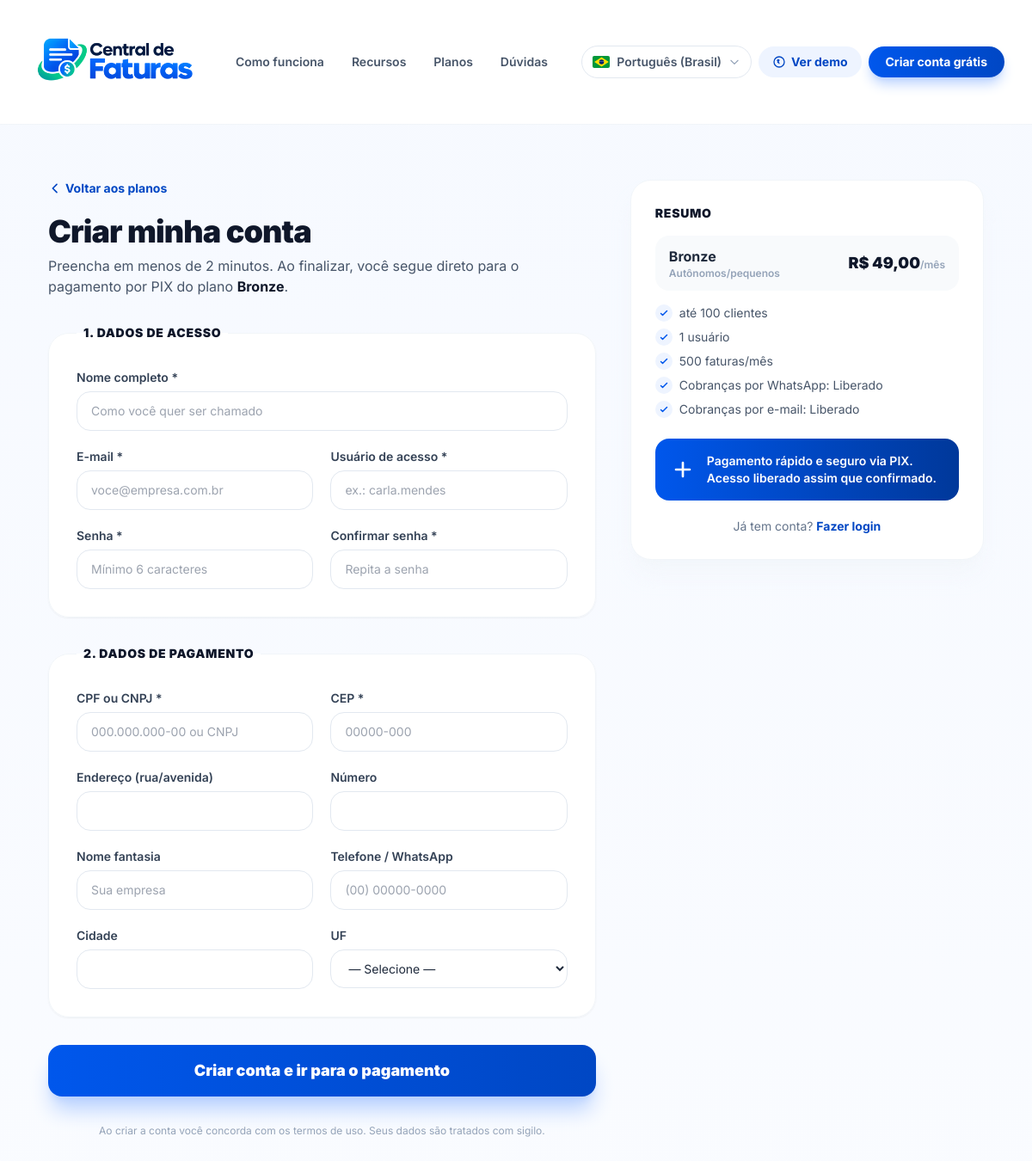
Screenshot of /cadastro.php?plano=1 with the database file from the repository.
### tables this page shows
CREATE TABLE `planos` (
  `id` int(11) NOT NULL AUTO_INCREMENT,
  `nome` varchar(50) NOT NULL,
  `slug` varchar(50) NOT NULL,
  `preco` decimal(10,2) DEFAULT 0.00,
  `descricao` varchar(500) DEFAULT NULL,
  `beneficios` text DEFAULT NULL,
  `max_clientes` int(11) DEFAULT NULL,
  `max_usuarios` int(11) DEFAULT NULL,
  `max_faturas_mensais` int(11) DEFAULT NULL,
  `whatsapp_cobranca` tinyint(1) DEFAULT 1,
  `email_cobranca` tinyint(1) DEFAULT 1,
  `cor` varchar(20) DEFAULT 'secondary',
  `icon` varchar(100) DEFAULT NULL,
  `ativo` tinyint(1) DEFAULT 1,
  `ordem` int(11) DEFAULT 0,
  `criado_em` timestamp NOT NULL DEFAULT current_timestamp(),
  PRIMARY KEY (`id`),
  UNIQUE KEY `slug` (`slug`)
);

### cadastro.php (the view, shortened to what this page needs)
<?php
require_once __DIR__ . '/_site.php';
$pdo = getConnection();
$p = ['id' => 0, 'nome' => '', 'preco' => '0', 'descricao' => ''];
$planoId = (int)($_POST['plano'] ?? $_GET['plano'] ?? 0);
if ($planoId > 0 && $pdo) {
    $stmt = $pdo->prepare("SELECT * FROM planos WHERE id = ? AND ativo = 1 AND slug <> 'demo'");
    $stmt->execute([$planoId]);
    $p = $stmt->fetch() ?: $p;
}
?>
<section class="py-16 min-h-screen bg-gradient-to-b from-brand-50/50 to-white">
    <div class="max-w-6xl mx-auto px-4 sm:px-6 lg:px-8 grid grid-cols-1 lg:grid-cols-5 gap-10">
        <div class="lg:col-span-3">
            <a href="<?= siteAsset('/planos.php') ?>" class="inline-flex items-center gap-1 text-sm font-bold text-brand-700 hover:text-brand-800">
                <svg class="w-4 h-4" fill="none" viewBox="0 0 24 24" stroke="currentColor" stroke-width="2.5"><path stroke-linecap="round" stroke-linejoin="round" d="M15 19l-7-7 7-7"/></svg>
                <?= siteT('cad_voltar') ?>
            </a>
            <h1 class="mt-4 text-3xl sm:text-4xl font-black text-slate-900 tracking-tight"><?= siteT('cad_titulo') ?></h1>
            <p class="mt-2 text-slate-600"><?= siteT('cad_sub1') ?> <strong class="text-slate-900"><?= htmlspecialchars($p['nome']) ?></strong>.</p>
            <form method="post" class="mt-8 space-y-8">
                <fieldset class="rounded-3xl border border-slate-100 bg-white p-6 sm:p-8 shadow-sm">
                    <legend class="px-2 text-sm font-black text-slate-900 uppercase tracking-wider"><?= siteT('cad_passo1') ?></legend>
                    <div class="grid grid-cols-1 sm:grid-cols-2 gap-5">
                        <div class="sm:col-span-2">
                            <label class="block text-sm font-semibold text-slate-700"><?= siteT('cad_nome') ?></label>
                            <input name="nome" value="<?= htmlspecialchars($d['nome'] ?? '') ?>" required
                                   class="mt-1.5 w-full rounded-2xl border border-slate-200 px-4 py-3 text-sm focus:border-brand-500 focus:ring-2 focus:ring-brand-100 outline-none transition" placeholder="<?= siteT('cad_nome_ph') ?>">
                        </div>
                        <div>
                            <label class="block text-sm font-semibold text-slate-700"><?= siteT('cad_email') ?></label>
                            <input type="email" name="email" value="<?= htmlspecialchars($d['email'] ?? '') ?>" required
                                   class="mt-1.5 w-full rounded-2xl border border-slate-200 px-4 py-3 text-sm focus:border-brand-500 focus:ring-2 focus:ring-brand-100 outline-none transition" placeholder="<?= siteT('cad_email_ph') ?>">
                        </div>
                        <div>
                            <label class="block text-sm font-semibold text-slate-700"><?= siteT('cad_usuario') ?></label>
                            <input name="usuario" value="<?= htmlspecialchars($d['usuario'] ?? '') ?>" required
                                   class="mt-1.5 w-full rounded-2xl border border-slate-200 px-4 py-3 text-sm focus:border-brand-500 focus:ring-2 focus:ring-brand-100 outline-none transition" placeholder="<?= siteT('cad_usuario_ph') ?>">
                        </div>
                        <div>
                            <label class="block text-sm font-semibold text-slate-700"><?= siteT('cad_senha') ?></label>
                            <input type="password" name="senha" required minlength="6"
                                   class="mt-1.5 w-full rounded-2xl border border-slate-200 px-4 py-3 text-sm focus:border-brand-500 focus:ring-2 focus:ring-brand-100 outline-none transition" placeholder="<?= siteT('cad_senha_ph') ?>">
                        </div>
                        <div>
                            <label class="block text-sm font-semibold text-slate-700"><?= siteT('cad_confirma') ?></label>
                            <input type="password" name="confirma_senha" required minlength="6"
                                   class="mt-1.5 w-full rounded-2xl border border-slate-200 px-4 py-3 text-sm focus:border-brand-500 focus:ring-2 focus:ring-brand-100 outline-none transition" placeholder="<?= siteT('cad_confirma_ph') ?>">
                        </div>
                    </div>
                </fieldset>
                <fieldset class="rounded-3xl border border-slate-100 bg-white p-6 sm:p-8 shadow-sm">
                    <legend class="px-2 text-sm font-black text-slate-900 uppercase tracking-wider"><?= siteT('cad_passo2') ?></legend>
                    <div class="grid grid-cols-1 sm:grid-cols-2 gap-5">
                        <div>
                            <label class="block text-sm font-semibold text-slate-700"><?= siteT('cad_cpfcnpj') ?></label>
                            <input name="cpfcnpj" value="<?= htmlspecialchars($d['documento'] ?? '') ?>" required inputmode="numeric" placeholder="<?= siteT('cad_cpfcnpj_ph') ?>"
                                   class="mt-1.5 w-full rounded-2xl border border-slate-200 px-4 py-3 text-sm focus:border-brand-500 focus:ring-2 focus:ring-brand-100 outline-none transition">
                        </div>
                        <div>
                            <label class="block text-sm font-semibold text-slate-700"><?= siteT('cad_cep') ?></label>
                            <input name="cep" value="<?= htmlspecialchars($d['cep'] ?? '') ?>" required inputmode="numeric" placeholder="<?= siteT('cad_cep_ph') ?>"
                                   class="mt-1.5 w-full rounded-2xl border border-slate-200 px-4 py-3 text-sm focus:border-brand-500 focus:ring-2 focus:ring-brand-100 outline-none transition">
                        </div>
                        <div>
                            <label class="block text-sm font-semibold text-slate-700"><?= siteT('cad_end') ?></label>
                            <input name="logradouro" value="<?= htmlspecialchars($d['logradouro'] ?? '') ?>"
                                   class="mt-1.5 w-full rounded-2xl border border-slate-200 px-4 py-3 text-sm focus:border-brand-500 focus:ring-2 focus:ring-brand-100 outline-none transition">
                        </div>
                        <div>
                            <label class="block text-sm font-semibold text-slate-700"><?= siteT('cad_num') ?></label>
                            <input name="numero" value="<?= htmlspecialchars($d['numero'] ?? '') ?>"
                                   class="mt-1.5 w-full rounded-2xl border border-slate-200 px-4 py-3 text-sm focus:border-brand-500 focus:ring-2 focus:ring-brand-100 outline-none transition">
                        </div>
                        <div>
                            <label class="block text-sm font-semibold text-slate-700"><?= siteT('cad_fantasia') ?></label>
                            <input name="nome_fantasia" value="<?= htmlspecialchars($d['nome_fantasia'] ?? '') ?>"
                                   class="mt-1.5 w-full rounded-2xl border border-slate-200 px-4 py-3 text-sm focus:border-brand-500 focus:ring-2 focus:ring-brand-100 outline-none transition" placeholder="<?= siteT('cad_fantasia_ph') ?>">
                        </div>
                        <div>
                            <label class="block text-sm font-semibold text-slate-700"><?= siteT('cad_tel') ?></label>
                            <input name="telefone" value="<?= htmlspecialchars($d['telefone'] ?? '') ?>" placeholder="<?= siteT('cad_tel_ph') ?>"
                                   class="mt-1.5 w-full rounded-2xl border border-slate-200 px-4 py-3 text-sm focus:border-brand-500 focus:ring-2 focus:ring-brand-100 outline-none transition">
                        </div>
                        <div>
                            <label class="block text-sm font-semibold text-slate-700"><?= siteT('cad_cidade') ?></label>
                            <input name="cidade" value="<?= htmlspecialchars($d['cidade'] ?? '') ?>"
                                   class="mt-1.5 w-full rounded-2xl border border-slate-200 px-4 py-3 text-sm focus:border-brand-500 focus:ring-2 focus:ring-brand-100 outline-none transition">
                        </div>
                        <div>
                            <label class="block text-sm font-semibold text-slate-700"><?= siteT('cad_uf') ?></label>
                            <select name="estado" class="mt-1.5 w-full rounded-2xl border border-slate-200 px-4 py-3 text-sm bg-white focus:border-brand-500 focus:ring-2 focus:ring-brand-100 outline-none transition">
                                <option value=""><?= siteT('cad_uf_sel') ?></option>
                            </select>
                        </div>
                    </div>
                </fieldset>
                <button type="submit" class="w-full rounded-2xl py-4 text-lg font-black text-white bg-gradient-to-r from-brand-600 to-brand-700 hover:from-brand-700 hover:to-brand-800 shadow-xl shadow-brand-200 hover:-translate-y-0.5 transition">
                    <?= siteT('cad_btn') ?>
                </button>
                <p class="text-center text-xs text-slate-400"><?= siteT('cad_termos') ?></p>
            </form>
        </div>
        <aside class="lg:col-span-2">
            <div class="sticky top-24 rounded-3xl border border-slate-100 bg-white p-7 shadow-xl shadow-slate-100/70">
                <h3 class="text-sm font-black uppercase tracking-wider text-slate-900"><?= siteT('cad_resumo') ?></h3>
                <div class="mt-4 flex items-center justify-between rounded-2xl bg-slate-50 px-4 py-3">
                    <span class="font-bold text-slate-800"><?= htmlspecialchars($p['nome']) ?> <span class="text-xs font-semibold text-slate-400 block"><?= htmlspecialchars(trim((string)$p['descricao'])) ?></span></span>
                    <span class="text-lg font-black text-slate-900">R$ <?= sitePreco($p['preco']) ?><span class="text-xs text-slate-400 font-semibold"><?= siteT('plan_mes') ?></span></span>
                </div>
                <ul class="mt-4 space-y-2 text-sm text-slate-600">
                    <?php foreach (siteParseBeneficios($p['beneficios']) as $b): if (siteBeneficioStatus($b) !== 'ok') continue; ?>
                    <li class="flex gap-2"><span class="w-5 h-5 rounded-full bg-brand-50 text-brand-600 grid place-items-center shrink-0"><svg class="w-3 h-3" fill="none" viewBox="0 0 24 24" stroke="currentColor" stroke-width="3"><path stroke-linecap="round" stroke-linejoin="round" d="M5 13l4 4L19 7"/></svg></span><?= htmlspecialchars($b) ?></li>
                    <?php endforeach; ?>
                </ul>
                <div class="mt-6 rounded-2xl bg-gradient-to-r from-brand-600 to-brand-800 text-white p-4 flex items-center gap-3">
                    <svg class="w-8 h-8 shrink-0" fill="none" viewBox="0 0 24 24" stroke="currentColor" stroke-width="2"><path stroke-linecap="round" stroke-linejoin="round" d="M12 6v6m0 0v6m0-6h6m-6 0H6"/></svg>
                    <p class="text-sm font-semibold"><?= siteT('cad_pix_nota') ?></p>
                </div>
                <p class="mt-5 text-center text-sm text-slate-500"><?= siteT('cad_conta') ?> <a href="/cobranca/admin/login.php" class="font-bold text-brand-700 hover:underline"><?= siteT('cad_login') ?></a></p>
            </div>
        </aside>
    </div>
</section>
</body>
</html>

### rows the page displays
planos: nome "Bronze", descricao "Autônomos/pequenos", preco "49,00", beneficios "até 100 clientes", beneficios "1 usuário", beneficios "500 faturas/mês", beneficios "Cobranças por WhatsApp: Liberado", beneficios "Cobranças por e-mail: Liberado"

### other values shown
siteT('nav_como') "Como funciona"
siteT('nav_recursos') "Recursos"
siteT('nav_planos') "Planos"
siteT('nav_duvidas') "Dúvidas"
siteIdiomas()[siteIdiomaAtual()] "Português (Brasil)"
siteT('nav_demo') "Ver demo"
siteT('nav_criar') "Criar conta grátis"
siteT('cad_voltar') "Voltar aos planos"
siteT('cad_titulo') "Criar minha conta"
siteT('cad_sub1') "Preencha em menos de 2 minutos. Ao finalizar, você segue direto para o pagamento por PIX do plano"
siteT('cad_passo1') "1. DADOS DE ACESSO"
siteT('cad_nome') "Nome completo *"
siteT('cad_email') "E-mail *"
siteT('cad_usuario') "Usuário de acesso *"
siteT('cad_senha') "Senha *"
